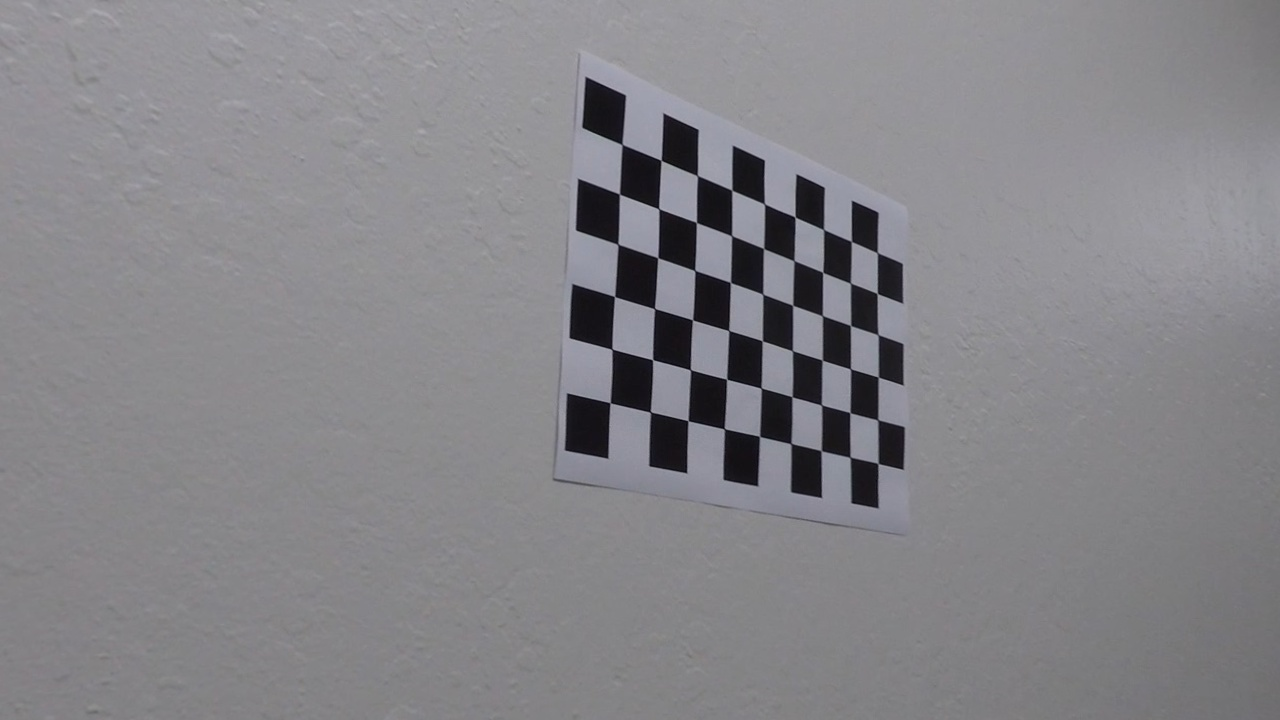
#> input picture test_undist.jpg, 1280 x 720 px
$ python -i utilities.py   (imports and definitions only)   (older library calls are emulated)
#> lines starting #> are read from the running program, lines starting #| are printed output that depends on the picture
import numpy as np
import cv2
import matplotlib.pyplot as plt
import matplotlib.image as mpimg

out_path='output_images\\'
ym_per_pix = 30 / 720  # meters per pixel in y dimension
xm_per_pix = 3.7 / 700  # meters per pixel in x dimension

def direction_threshold(img, sobel_kernel=3, thresh=(0, np.pi / 2), verbose=False):
    # Grayscale
#> called with sobel_kernel = 3, thresh = (0, 1.57), verbose = False
    gray = cv2.cvtColor(img, cv2.COLOR_RGB2GRAY)
    # Calculate the x and y gradients
    sobelx = cv2.Sobel(gray, cv2.CV_64F, 1, 0, ksize=sobel_kernel)
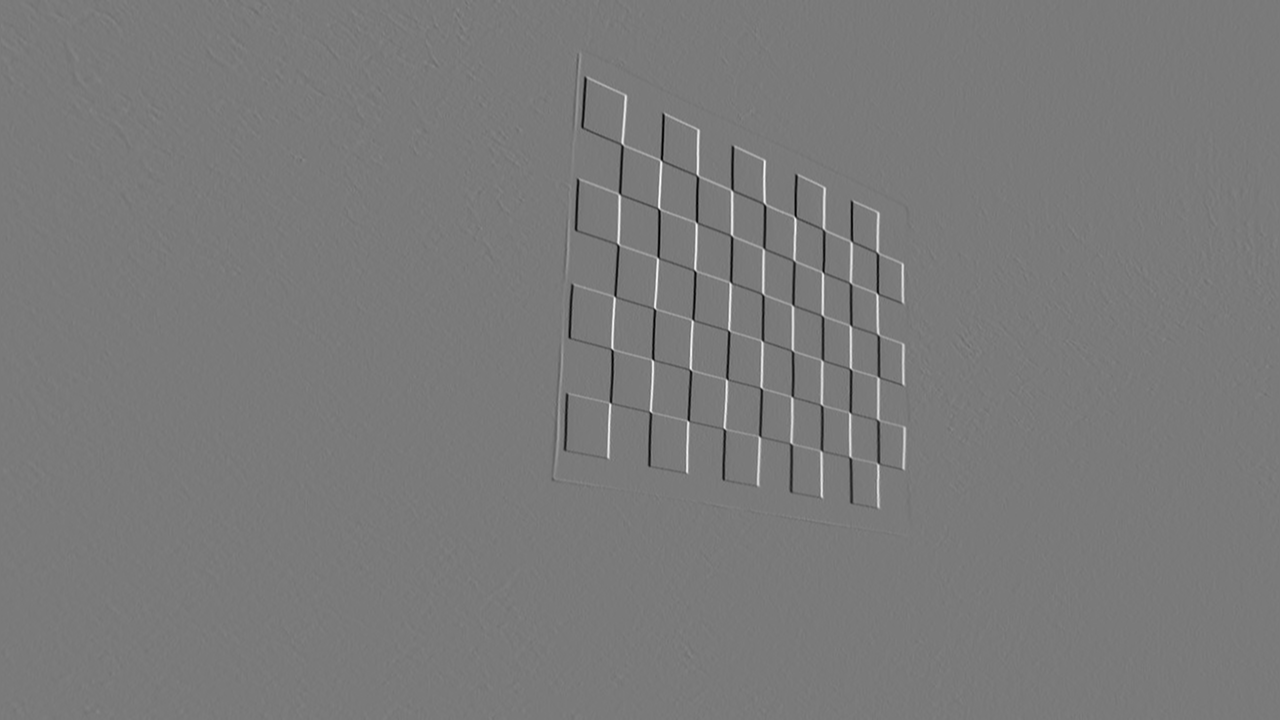
#> sobelx: shape (720, 1280) float64; min -528, max 570, mean -0.1; drawn with min black and max white
    sobely = cv2.Sobel(gray, cv2.CV_64F, 0, 1, ksize=sobel_kernel)
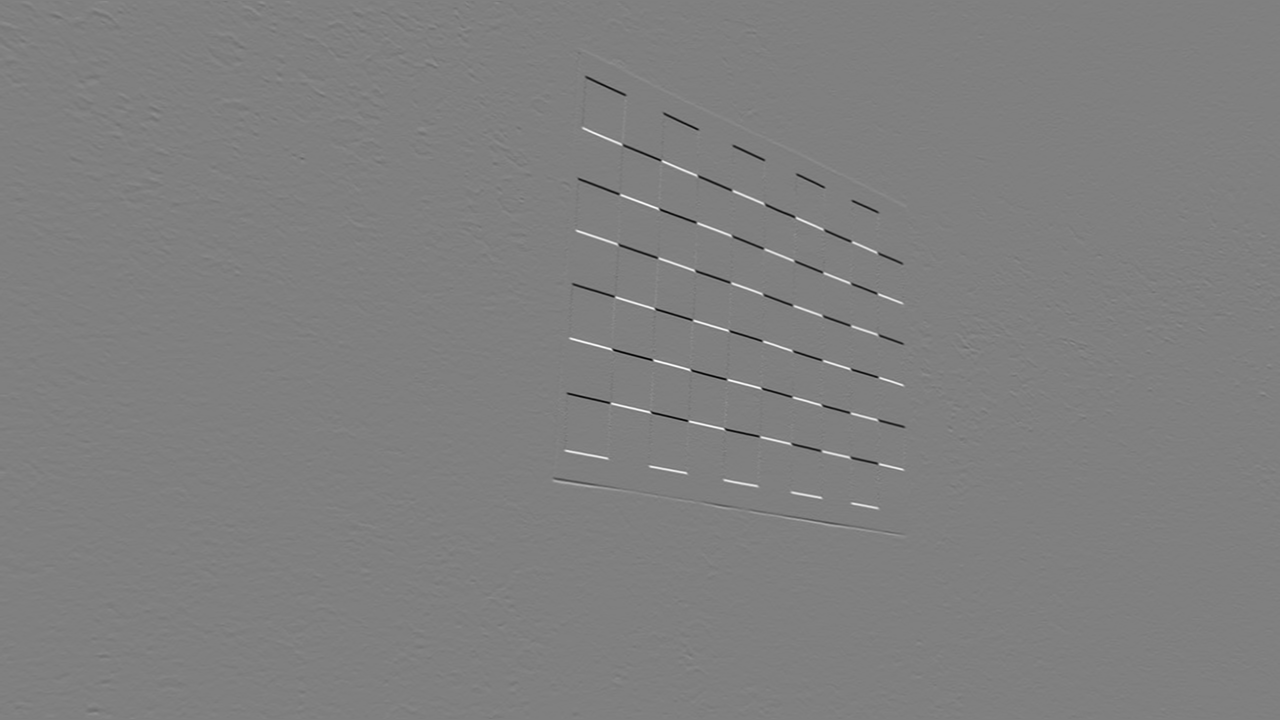
#> sobely: shape (720, 1280) float64; min -588, max 583, mean -0.2; drawn with min black and max white
    # Take the absolute value of the gradient direction,
    # apply a threshold, and create a binary image result
    absgraddir = np.arctan2(np.absolute(sobely), np.absolute(sobelx))
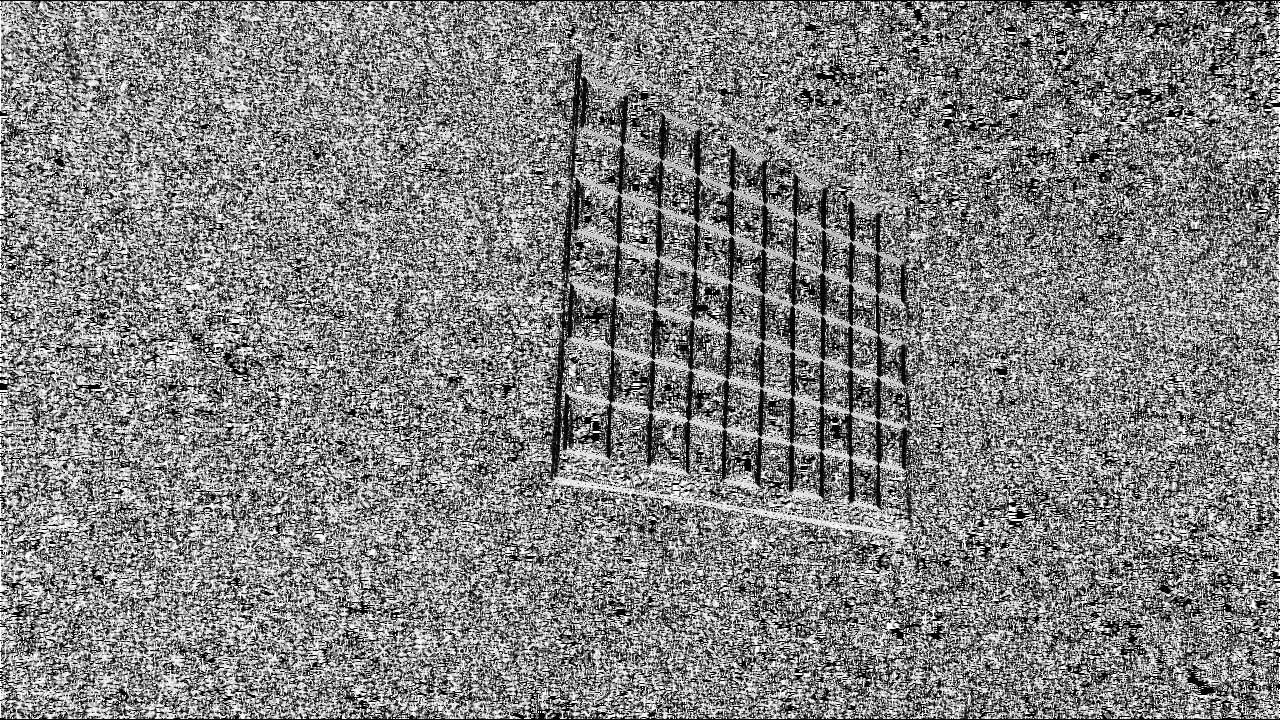
#> absgraddir: shape (720, 1280) float64; min 0, max 1.57, mean 0.805; drawn with min black and max white
    binary_output = np.zeros_like(absgraddir)
    binary_output[(absgraddir >= thresh[0]) & (absgraddir <= thresh[1])] = 1
    if (verbose):
        plt.imshow(binary_output, cmap='gray')
        plt.savefig(out_path + 'binary_direction.png')
    return binary_output

# [450 lines left out: functions mag_thresh, hls_select, calibrate_camera, calculate_undistord, warp, abs_sobel_thresh and 14 more, not called in this run]

>>> import cv2
>>> picture = cv2.cvtColor(cv2.imread('test_undist.jpg'), cv2.COLOR_BGR2RGB)
>>> result = direction_threshold(picture)
#> result: shape (720, 1280) float64; every value is 1
